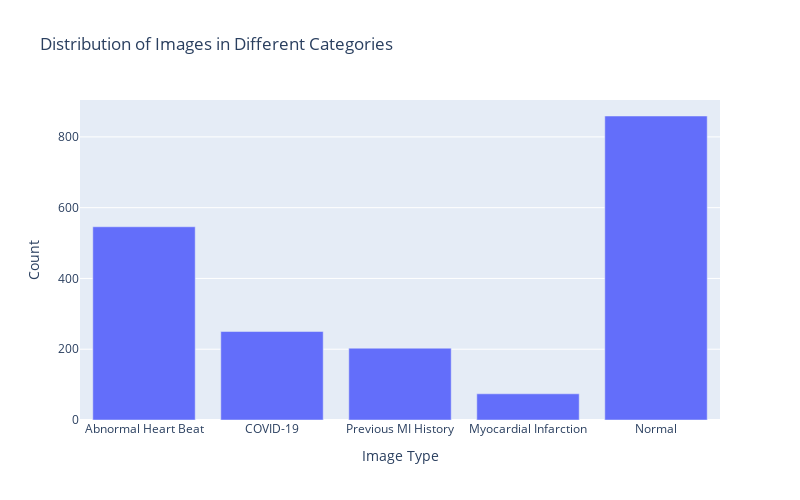

The notebook cell this image was saved under:
### Code cell
labels = ['Abnormal Heart Beat', 'COVID-19', 'Previous MI History', 'Myocardial Infarction', 'Normal']
counts = [num_abnormal_heartbeat, num_COVID_19, num_MI_History, num_Mycocardial_Infarctions, num_normal_heartbeat]

fig = go.Figure(data=[go.Bar(x=labels, y=counts)])

fig.update_layout(
    title='Distribution of Images in Different Categories',
    xaxis=dict(title='Image Type'),
    yaxis=dict(title='Count'),
    width=800,
    height=500
)

fig.show()

### Figure 1 — Plotly figure (JSON) as saved in the notebook; plotly's stock layout.template omitted (floating-point values rounded to 4 significant figures)
{"data": [{"type": "bar", "x": ["Abnormal Heart Beat", "COVID-19", "Previous MI History", "Myocardial Infarction", "Normal"], "y": [546, 250, 203, 74, 859]}], "layout": {"height": 500, "title": {"text": "Distribution of Images in Different Categories"}, "width": 800, "xaxis": {"title": {"text": "Image Type"}}, "yaxis": {"title": {"text": "Count"}}}}
